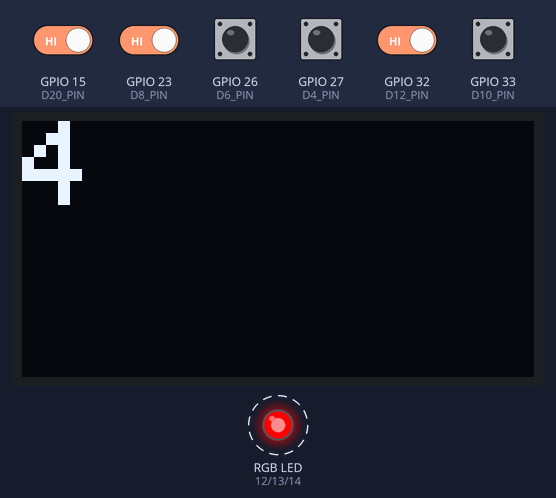
A sketch run on a simulated ESP32. On the bench: 128×64 one-colour display, an RGB LED mixed from three pins (HIGH = lit). Dashed ring = blinking. Inputs (shaded band) come from the test bench; at power-on: GPIO 15 (D20_PIN), GPIO 23 (D8_PIN), GPIO 26 (D6_PIN), GPIO 27 (D4_PIN), GPIO 32 (D12_PIN), GPIO 33 (D10_PIN) HIGH. WiFi joins after 1.5 s; servers stay silent unless stated; random numbers use the default seed unless the sketch sets one; what the sketch prints to the serial monitor is not drawn.

Above: at 4.7 s.
4.8 s: GPIO 15 (D20_PIN) driven LOW
At 5.5 s:
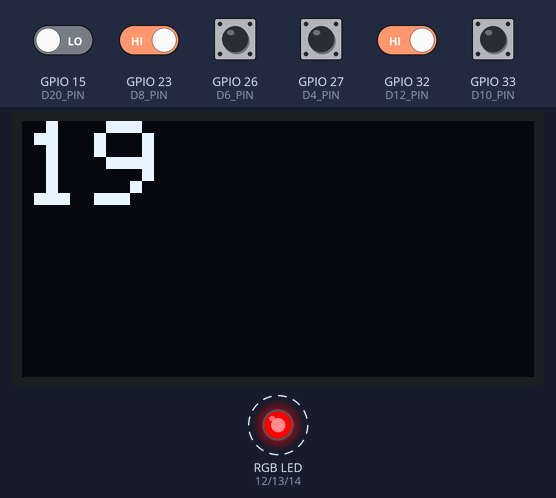
7.8 s: GPIO 15 (D20_PIN) driven HIGH
At 10.6 s:
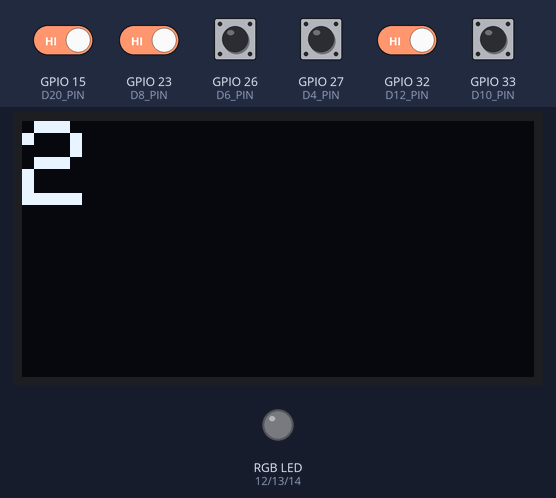
10.8 s: GPIO 23 (D8_PIN) driven LOW
At 12.8 s:
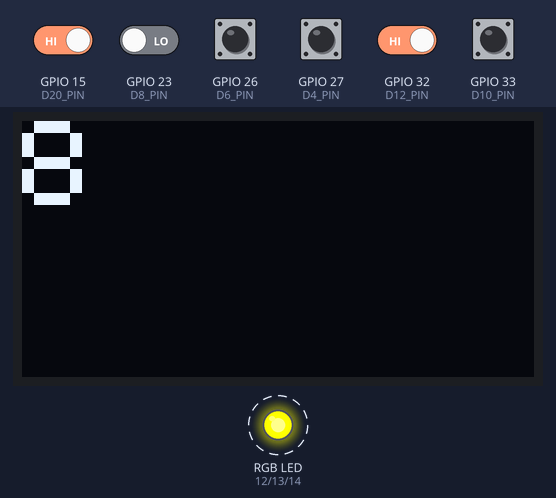
13.8 s: GPIO 32 (D12_PIN) driven LOW
At 16.4 s:
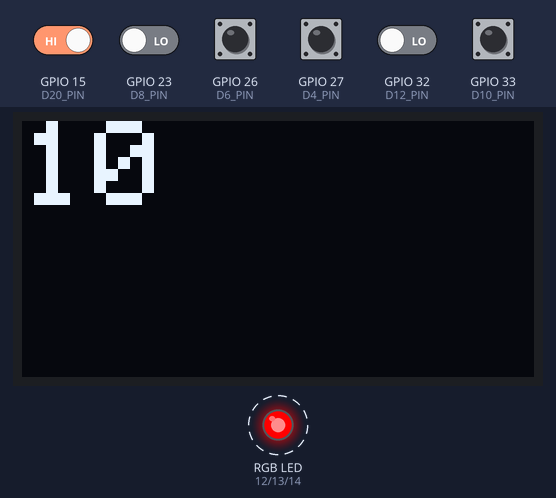
16.8 s: GPIO 32 (D12_PIN) driven HIGH
At 17.5 s:
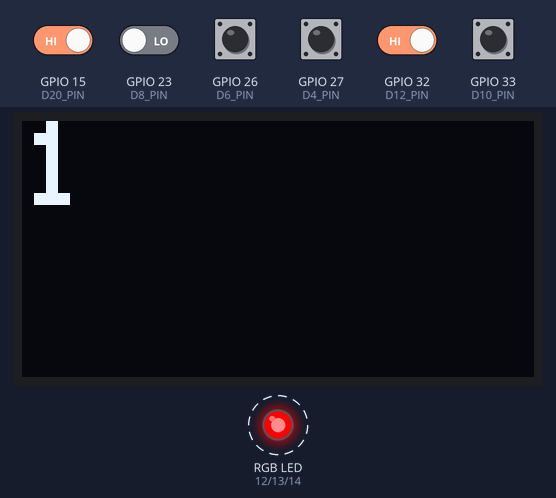
19.1 s: GPIO 23 (D8_PIN) driven HIGH
Timing chart, 0 to 21.7 s (numbered marks = the images above; inputs shaded):
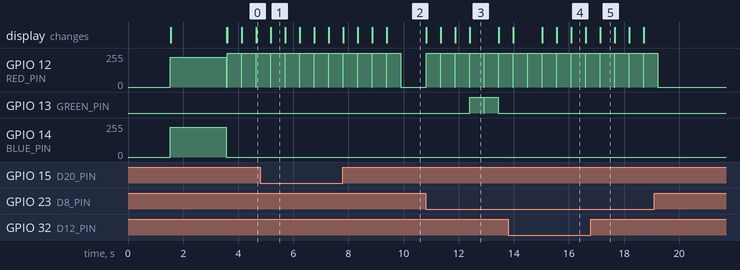

The sketch:

sketch.ino
```cpp
#include <WiFi.h>
#include <WebServer.h>
#include <Wire.h>
#include <Adafruit_GFX.h>
#include <Adafruit_SSD1306.h>
#include <string>

const char* ssid = "pug palace";
const char* password = "";

#define RED_PIN 12
#define GREEN_PIN 13
#define BLUE_PIN 14

#define D20_PIN 15
#define D12_PIN 32
#define D10_PIN 33
#define D8_PIN 23
#define D6_PIN 26
#define D4_PIN 27

// screen width, height, reset, and adress
#define W 128
#define H 64
#define R -1
#define A 0x3C

Adafruit_SSD1306 display(W, H, &Wire, R);

void handleText(char* text) {
  display.clearDisplay();
  display.setTextColor(WHITE);
  display.setTextSize(3);
  display.setCursor(0, 0);
  display.println(F(text));
  display.display();
}

WebServer server(80);

String History = "";

void setColor(int r, int g, int b) {
  ledcWrite(0,r);
  ledcWrite(1,g);
  ledcWrite(2,b);
}

void handleRoot() {
  server.send(200, "text/html", R"rawliteral(
<!DOCTYPE html>
<html lang='en'>
<head>
    <meta charset='UTF-8'>
    <meta name'viewport' content='width=device-width, initial-scale=1.0'>
    <title>Document</title>
</head>
<body>
    <h1>welcome to my offgrid server.</h1>
    <div id='chat'></div>
    <input type='color' id='color'>
    <input type='text' id='username'>
    <input type='text' id='msg'>
    <script>
        const color = document.getElementById('color')
        const msg = document.getElementById('msg')
        const chat = document.getElementById('chat')
        const u = document.getElementById('username')
        msg.addEventListener('change', () => {
            chat.innerHTML = chat.innerHTML + `<p style='color: ${color.value}'>[${u.value}] ${msg.value}</p>`
            fetch(`/color?hex=${encodeURIComponent(color.value)}`)
            fetch(`/sendChat?user=${encodeURIComponent(u.value)}&msg=${encodeURIComponent(msg.value)}&color=${encodeURIComponent(color.value)}`);
            msg.value = ''
        })
        setInterval(() => {
            fetch('/getChat')
                .then(response => response.text())
                .then(data => {
                    chat.innerHTML = data;
                    // Auto-scroll to the bottom
                    chat.scrollTop = chat.scrollHeight;
                });
        }, 1500);
    </script>
</body>
</html>)rawliteral");
}

void handleSendChat() {
  String user = server.arg("user");
  String msg = server.arg("msg");
  String c = server.arg("color");

  String newEntry = "<p style='color: " + c + "; margin: 2px 0;'><b>[" + user + "]</b> " + msg + "</p>";
  History += newEntry;
}

void RollDie (int sides) {
  int result = random(1, sides + 1);
  char* r[] = {"0","1","2","3","4","5","6","7","8","9","10","11","12","13","14","15","16","17","18","19","20"};
  handleText(r[result]);
  setColor(255,(255 * (result/sides)), 0);
  delay(500);
  setColor(0 ,0 , 0);
}

void handleGetChat() {
  server.send(200, "text/plain", History);
}

void handleColor() {
  String hexs = server.arg("hex");
  if (hexs.startsWith("#")) {
    hexs.remove(0,1);
  }
  long hex = strtol(hexs.c_str(), NULL, 16);
  byte r = (hex >> 16) & 0xFF;
  byte g = (hex >> 8) & 0xFF;
  byte b = hex & 0xFF;
  setColor(r,g,b);
  server.sendHeader("Location","/");
  server.send(303);
}

bool canRoll[6] = {};

void setup() {
  Serial.begin(115200);
  WiFi.begin(ssid, password);
  Serial.print("connecting to wifi");

  while (WiFi.status() != WL_CONNECTED) {
    delay(500);
    Serial.print(".");
  }
  Serial.println("\n Connected!, IP address: ");
  Serial.println(WiFi.localIP());
  ledcSetup(0, 5000, 8);
  ledcAttachPin(RED_PIN, 0);
  ledcSetup(1, 5000, 8);
  ledcAttachPin(GREEN_PIN, 1);
  ledcSetup(2, 5000, 8);
  ledcAttachPin(BLUE_PIN, 2);

  pinMode(D20_PIN, INPUT);
  pinMode(D12_PIN, INPUT);
  pinMode(D10_PIN, INPUT);
  pinMode(D8_PIN, INPUT);
  pinMode(D6_PIN, INPUT);
  pinMode(D4_PIN, INPUT);

  server.on("/", handleRoot);
  server.on("/color", handleColor);
  server.on("/sendChat", handleSendChat);
  server.on("/getChat", handleGetChat);
  server.begin();
  Serial.println("\n Web Server Sarted! ");

  if(!display.begin(SSD1306_SWITCHCAPVCC, A)) {
    Serial.println(F("SSD1306 allocation failed"));
    for(;;);
  }
  setColor(225,0,225);

  handleText("running");
  delay(2000);
  setColor(0,0,0);
  handleText("");
  //canRoll = {digitalRead(D20_PIN) == 1, digitalRead(D12_PIN) == 1, digitalRead(D10_PIN) == 1, digitalRead(D8_PIN) == 1, digitalRead(D6_PIN) == 1, digitalRead(D4_PIN) == 1};

}

void loop() {
  server.handleClient();
  Serial.print(digitalRead(D20_PIN));
  Serial.print(" | ");
  Serial.print(digitalRead(D12_PIN));
  Serial.print(" | ");
  Serial.print(digitalRead(D10_PIN));
  Serial.print(" | ");
  Serial.print(digitalRead(D8_PIN));
  Serial.print(" | ");
  Serial.print(digitalRead(D6_PIN));
  Serial.print(" | ");
  Serial.println(digitalRead(D4_PIN));

  if (false) {}
  else if (digitalRead(D20_PIN) == 0 && canRoll[0]) {RollDie(20);}
  else if (digitalRead(D12_PIN) == 0 && canRoll[1]) {RollDie(12);}
  else if (digitalRead(D10_PIN) == 0 && canRoll[2]) {RollDie(10);}
  else if (digitalRead(D8_PIN) == 0 && canRoll[3])  {RollDie(8);}
  else if (digitalRead(D6_PIN) == 0 && canRoll[4])  {RollDie(6);}
  else if (digitalRead(D4_PIN) == 0 && canRoll[5])  {RollDie(4);}
  else {
    if (false) {}
    else if (digitalRead(D20_PIN) == 1 && !canRoll[0]) {RollDie(20);canRoll[0] = true;}
    else if (digitalRead(D12_PIN) == 1 && !canRoll[1]) {RollDie(12);canRoll[1] = true;}
    else if (digitalRead(D10_PIN) == 1 && !canRoll[2]) {RollDie(10);canRoll[2] = true;}
    else if (digitalRead(D8_PIN) == 1 && !canRoll[3])  {RollDie(8);canRoll[3] = true;}
    else if (digitalRead(D6_PIN) == 1 && !canRoll[4])  {RollDie(6);canRoll[4] = true;}
    else if (digitalRead(D4_PIN) == 1 && !canRoll[5])  {RollDie(4);canRoll[5] = true;}
  }
}

//5 bread an hour is 60 / 5 which is 12 so 1 bread each 12 min.
```

Measured:
- after the input at 10.8 s, GPIO 12 (RED_PIN): alternates 255/255 for 0.50 s and 0/255 for 0.03 s, starting at once; GPIO 13 (GREEN_PIN): alternates HIGH for 0.50 s and LOW for 0.03 s, starting after 1.6 s; the display: first changes at once (image 3 shows a later state)
- what the display in image 1 shows lasts 0.5 s, from 5.2 s to 5.7 s
- what the display in image 3 shows lasts 1.1 s, from 12.4 s to 13.5 s
